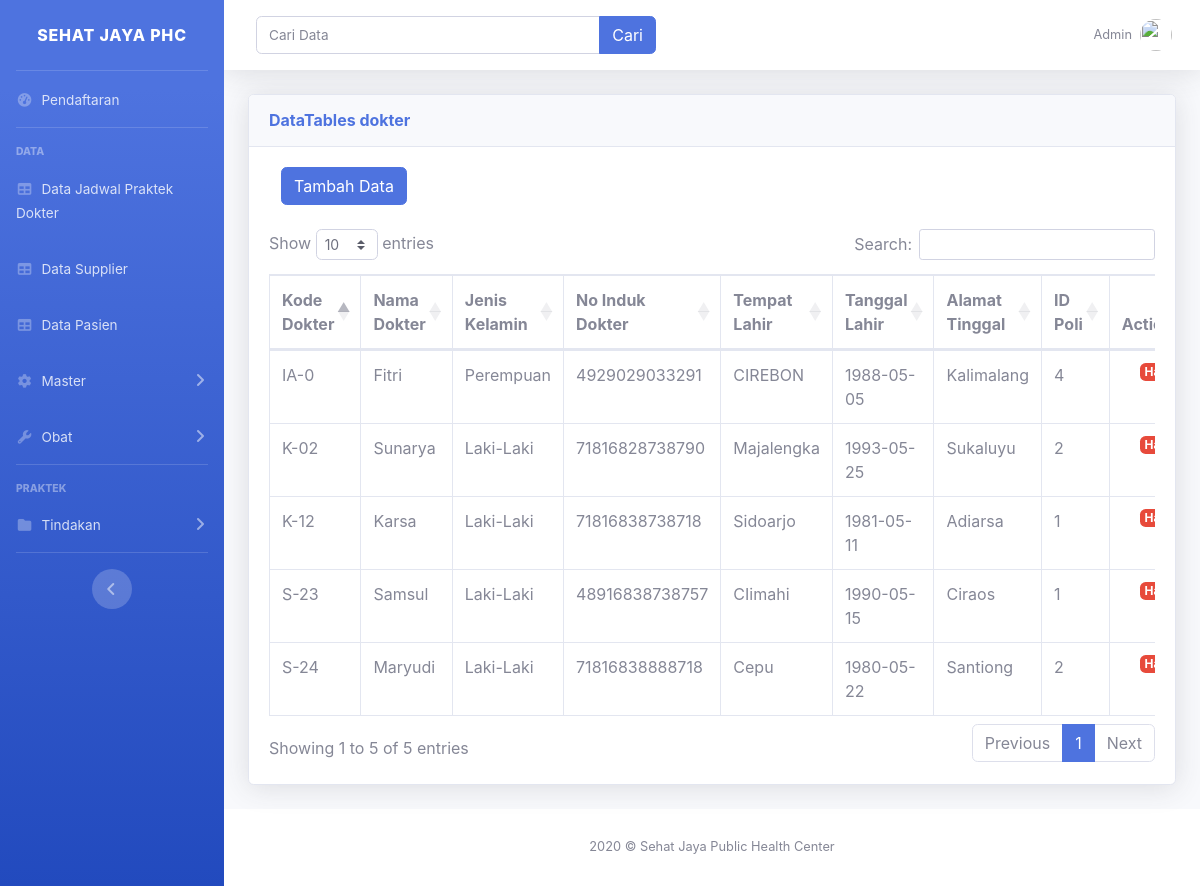
Page /index.php/dokter on the committed database.
### tables this page shows
CREATE TABLE `tbl_dokter` (
  `kode_dokter` varchar(4) NOT NULL,
  `nama_dokter` varchar(30) NOT NULL,
  `jenis_kelamin` varchar(15) NOT NULL,
  `nomor_induk_dokter` varchar(20) NOT NULL,
  `tempat_lahir` varchar(30) NOT NULL,
  `tanggal_lahir` date NOT NULL,
  `alamat_tinggal` varchar(50) NOT NULL,
  `id_poli` int(2) NOT NULL
);

### application/controllers/dokter.php (called while the page is built, shortened)
<?php
class dokter extends CI_Controller {
    public function __construct(){
        $this->load->model('dokter_model');
        $this->load->library('form_validation');
    }
    public function index(){
        $data['title']='List dokter';
        $data['tbl_dokter']=$this->dokter_model->getAlldokter();
        $this->load->view('template/header', $data);
        $this->load->view('dokter/index');
        $this->load->view('template/footer');
    }
}
?>

### index.php (called while the page is built, shortened)
<?php
require_once BASEPATH.'core/CodeIgniter.php';

### application/models/dokter_model.php (called while the page is built, shortened)
<?php
class dokter_model extends CI_Model{
    public function getAlldokter(){
        return $this->db->get('tbl_dokter')->result_array();
    }
}
?>

### application/views/dokter/index.php (the view, shortened to what this page needs)
    <div class="card shadow mb-4">
      <div class="card-header py-3">
        <h6 class="m-0 font-weight-bold text-primary">DataTables dokter</h6>
      </div>
      <div class="card-body">
        <div class="table-responsive">
            <div class="col-md-6">
              <a href="<?= base_url();?>dokter/tambah" class="btn btn-primary">Tambah Data</a>
            </div>&nbsp
          <table class="table table-bordered" id="dataTable" width="100%" cellspacing="0">
            <thead>
              <tr>
                <th>Kode Dokter</th>
                <th>Nama Dokter</th>
                <th>Jenis Kelamin</th>
                <th>No Induk Dokter</th>
                <th>Tempat Lahir</th>
                <th>Tanggal Lahir</th>
                <th>Alamat Tinggal</th>
                <th>ID Poli</th>
                <th>Action</th>
              </tr>
            </thead>
            <tbody>
              <?php foreach($tbl_dokter as $dkr):?>
              <tr>
                  <td><?= $dkr['kode_dokter']?></td>
                  <td><?= $dkr['nama_dokter']?></td>
                  <td><?= $dkr['jenis_kelamin']?></td>
                  <td><?= $dkr['nomor_induk_dokter']?></td>
                  <td><?= $dkr['tempat_lahir']?></td>
                  <td><?= $dkr['tanggal_lahir']?></td>
                  <td><?= $dkr['alamat_tinggal']?></td>
                  <td><?= $dkr['id_poli']?></td>
                  <td>
                      <a href="<?= base_url();?>dokter/hapus/<?= $dkr['kode_dokter'];?>"
                          class="badge badge-danger float-right"
                          onclick="return confirm('Yakin Data ini akan dihapus?');">Hapus</a>
                  </td>
              </tr>
              <?php endforeach?>
            </tbody>
          </table>
        </div>
      </div>
    </div>
  </div>
</div>

### application/views/template/header.php (style rules this page uses)
.badge { margin-left:18px; }

### rows in the picture
tbl_dokter: kode_dokter "IA-0", nama_dokter "Fitri", jenis_kelamin "Perempuan", nomor_induk_dokter "4929029033291", tempat_lahir "CIREBON", tanggal_lahir "1988-05-05", alamat_tinggal "Kalimalang", id_poli "4"
tbl_dokter: kode_dokter "K-02", nama_dokter "Sunarya", jenis_kelamin "Laki-Laki", nomor_induk_dokter "71816828738790", tempat_lahir "Majalengka", tanggal_lahir "1993-05-25", alamat_tinggal "Sukaluyu", id_poli "2"
tbl_dokter: kode_dokter "K-12", nama_dokter "Karsa", jenis_kelamin "Laki-Laki", nomor_induk_dokter "71816838738718", tempat_lahir "Sidoarjo", tanggal_lahir "1981-05-11", alamat_tinggal "Adiarsa", id_poli "1"
tbl_dokter: kode_dokter "S-23", nama_dokter "Samsul", jenis_kelamin "Laki-Laki", nomor_induk_dokter "48916838738757", tempat_lahir "CIimahi", tanggal_lahir "1990-05-15", alamat_tinggal "Ciraos", id_poli "1"
tbl_dokter: kode_dokter "S-24", nama_dokter "Maryudi", jenis_kelamin "Laki-Laki", nomor_induk_dokter "71816838888718", tempat_lahir "Cepu", tanggal_lahir "1980-05-22", alamat_tinggal "Santiong", id_poli "2"
